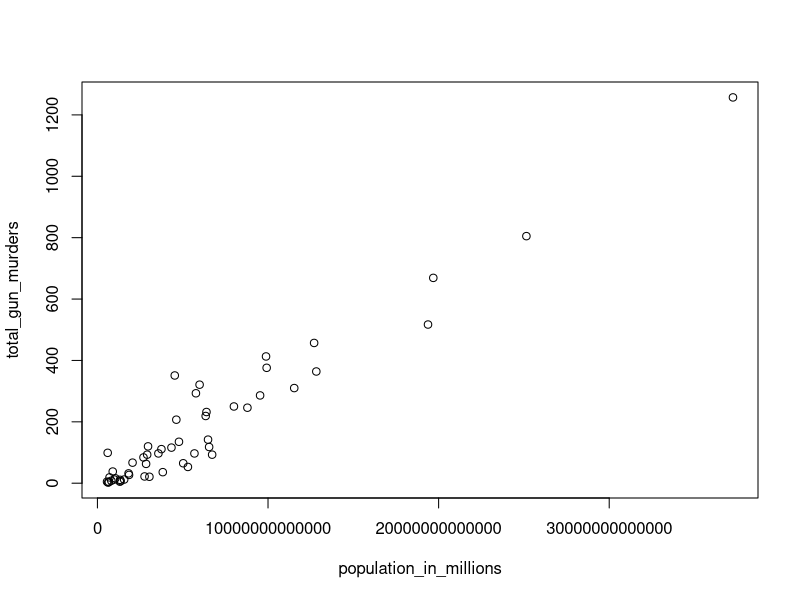
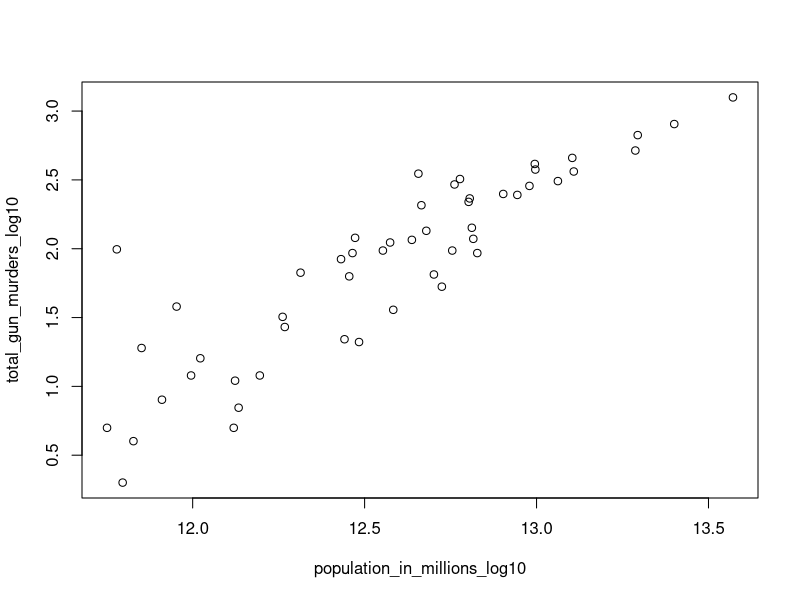
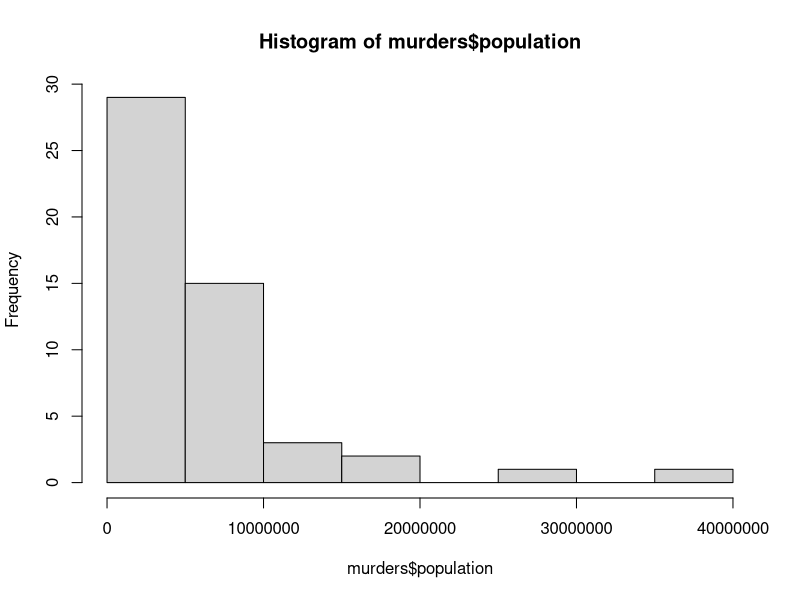
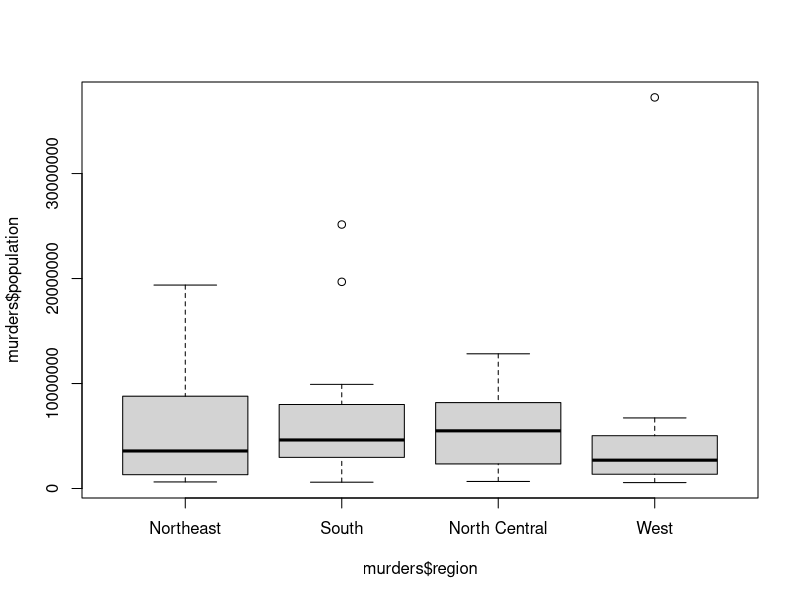

R code for these plots, in order:
## ---- chunk 1
knitr::opts_chunk$set(echo = TRUE)
options(scipen=999)
## ---- chunk 2
n <- 100

soma = n * (n+1) / 2

## ---- chunk 3
n <- 1000
soma = n * (n+1) / 2
## ---- chunk 4
n <- 1000
x <- seq(1, n)
sum(x)
## ---- chunk 5
log(sqrt(100), base=10)
## ---- chunk 6
library(dslabs)
data("murders")

str(murders)
## ---- chunk 7
colnames(murders)
## ---- chunk 8
a <- murders$abb

class(a)
## ---- chunk 9
b <- murders[['abb']]

identical(a, b)
## ---- chunk 10
class(murders$region)
## ---- chunk 11
length(levels(murders$region))
## ---- chunk 12
table(murders$region)
## ---- chunk 13
temp <- c(35, 88, 42, 84, 81, 30)
## ---- chunk 14
city <- c("Pequim", "Lagos", "Paris", "Rio de Janeiro", "San Juan", "Toronto")
## ---- chunk 15
names(temp) <- city

temp
## ---- chunk 16
temp[1:3]
## ---- chunk 17
temp[c("Paris", "San Juan")]
## ---- chunk 18
vec <- seq(from=12, to=73)

vec
## ---- chunk 19
impares_menores_que_100 <- seq(from=1, to=100, by=2)

impares_menores_que_100
## ---- chunk 20
vec <- seq(from=6, to=55, by=4/7)

length(vec)
## ---- chunk 21
a <- seq(1, 10, 0.5)

class(a)
## ---- chunk 22
a <- seq(1, 10)

class(a)
## ---- chunk 23
class(1)

class(1L)
## ---- chunk 24
x <- c("1", "3", "5")
## ---- chunk 25
x <- as.numeric(x)

x
## ---- chunk 26
library("dslabs")

data("murders")

pop <- murders$population

pop <- sort(pop)

pop[1]
## ---- chunk 27
indices <- order(murders$population)

i_min <- indices[1]

i_min
## ---- chunk 28
i_min <- which.min(murders$population)

i_min
## ---- chunk 29
states <- murders$state

states[i_min]
## ---- chunk 30
temp <- c(35, 88, 42, 84, 81, 30)
city <- c("Beijing", "Lagos", "Paris", "Rio de Janeiro", "San Juan", "Toronto")

city_temps <- data.frame(name=city, temperature=temp)

## ---- chunk 31
ranks <- rank(murders$population)

state <- murders$state

my_df <- data.frame(state, ranks)
my_df
## ---- chunk 32
ind <- order(murders$population)

state <- murders$state

state <- state[ind]
pop <- murders$population

pop <- pop[ind]

my_df <- data.frame(state, pop)

my_df
## ---- chunk 33
str(na_example)
## ---- chunk 34
mean(na_example)
## ---- chunk 35
ind <- is.na(na_example)

sum(ind)
## ---- chunk 36
mean(na_example[!ind])
## ---- chunk 37
temp <- c(35, 88, 42, 84, 81, 30)
city <- c("Beijing", "Lagos", "Paris", "Rio de Janeiro", "San Juan", "Toronto")
city_temps <- data.frame(name = city, temperature = temp)
## ---- chunk 38
temp_f <- c(35, 88, 42, 84, 81, 30)

temp_c <- round((5/9) * (temp_f - 32), 2)

city <- c("Beijing", "Lagos", "Paris", "Rio de Janeiro", "San Juan", "Toronto")
city_temps <- data.frame(name = city, temp_Fahrenheit = temp_f, temp_Celsius = temp_c)

city_temps
## ---- chunk 39
denominador <- seq(from=1, to=100)

x <- 1 / denominador ^2

sum(x)
## ---- chunk 40
library(dslabs)
data("murders")

murders_rate <- murders$total / murders$population * 10^5

mean(murders_rate)
## ---- chunk 41
library(dslabs)
## ---- chunk 42
library(dslabs)

data(murders)

murder_rate <- murders$total / murders$population * 10^5

low <- murder_rate[murders_rate < 1]

low

## ---- chunk 43
id_low <- which(murder_rate %in% low)
id_low
## ---- chunk 44
murders[id_low, ]
## ---- chunk 45
rate <- murders$total / murders$population * 10^5


low_and_northeast <- murders$rate[murders$region=="Northeast" & murders$rate < 1]


id_low_and_northeast <- which(murders$rate %in% low_and_northeast)

murders[id_low_and_northeast, ]
## ---- chunk 46
library(dslabs)

data("murders")

murders$rate <- murders$total / murders$population * 10^5

mean_rate <- mean(murders$rate)

length(murders$rate[murders$rate < mean_rate])
## ---- chunk 47
library(dslabs)

data("murders")

abbs <- c("AK", "MI", "IA")

ind <- match(abbs, murders$abb)

murders$state[ind]
## ---- chunk 48
library(dslabs)

data("murders")

abbs <- c("MA", "ME", "MI", "MO", "MU")

abbs %in% murders$abb
## ---- chunk 49
library(dslabs)

data("murders")

abbs <- c("MA", "ME", "MI", "MO", "MU")

abbs[!(abbs %in% murders$abb)]
## ---- chunk 50
library(dslabs)

data("murders")

population_in_millions <- murders$population * 10^6
total_gun_murders <- murders$total
plot(population_in_millions, total_gun_murders)
## ---- chunk 51
library(dslabs)
data("murders")

population_in_millions_log10 <- log10(murders$population * 10^6)
total_gun_murders_log10 <- log10(murders$total)
plot(population_in_millions_log10, total_gun_murders_log10)
## ---- chunk 52
library(dslabs)
data("murders")

hist(murders$population)
## ---- chunk 53
library(dslabs)
data("murders")

boxplot(murders$population ~ murders$region)
